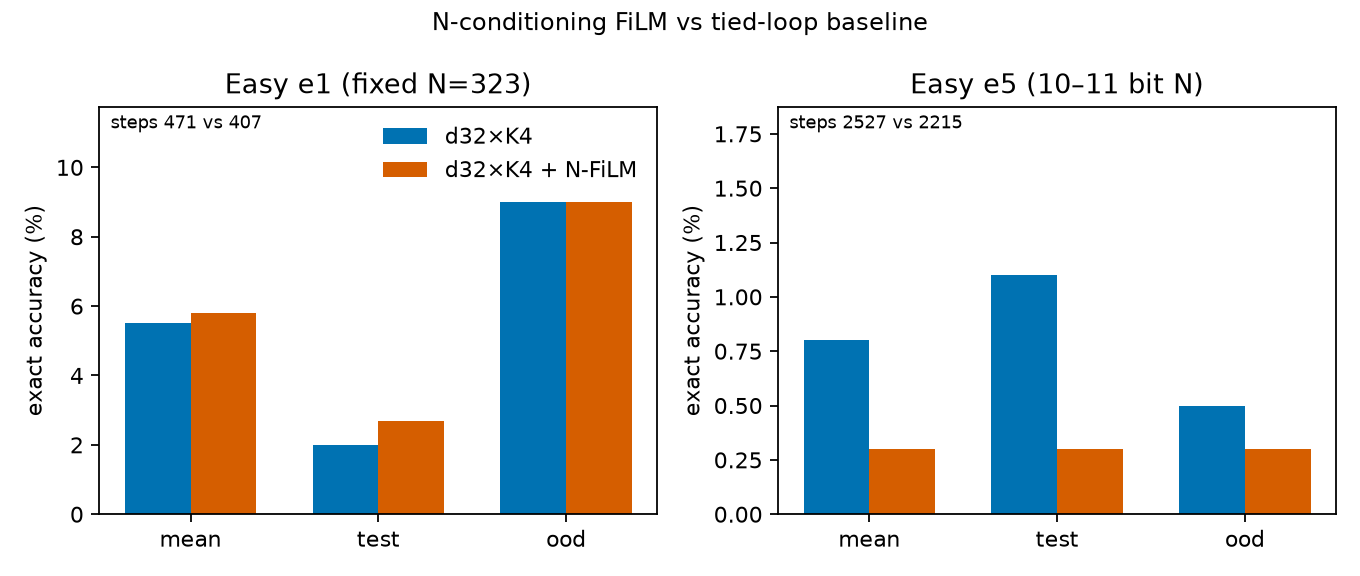

This chart was generated by the following Python code:
"""Compare depth_d32_k4 vs N-conditioned FiLM on Easy e1 and e5."""

from __future__ import annotations

import json
from pathlib import Path

import matplotlib.pyplot as plt

ROOT = Path(__file__).resolve().parents[1]
METRICS = ROOT / "metrics"
OUT = Path(__file__).with_suffix(".png")

# Okabe–Ito-ish
C_BASE = "#0072B2"
C_NCOND = "#D55E00"


def load_summary(name: str) -> dict:
    rows = [
        json.loads(line)
        for line in (METRICS / name).read_text().splitlines()
        if line.strip()
    ]
    summary = next(r for r in rows if r["type"] == "summary")
    evals = {
        r["split"]: r["exact_accuracy"] for r in rows if r["type"] == "evaluation"
    }
    return {
        "mean": 100.0 * summary["mean_exact_accuracy"],
        "test": 100.0 * evals["test"],
        "ood": 100.0 * evals["ood"],
        "steps": summary["completed_steps"],
    }


def main() -> None:
    base_e1 = load_summary("depth_d32_k4_e1.jsonl")
    ncond_e1 = load_summary("ncond_d32_k4_e1.jsonl")
    base_e5 = load_summary("depth_d32_k4_e5.jsonl")
    ncond_e5 = load_summary("ncond_d32_k4_e5.jsonl")

    fig, axes = plt.subplots(1, 2, figsize=(8.5, 3.6), sharey=False)
    metrics = ["mean", "test", "ood"]
    x = range(len(metrics))
    width = 0.35

    for ax, title, base, ncond in [
        (axes[0], "Easy e1 (fixed N=323)", base_e1, ncond_e1),
        (axes[1], "Easy e5 (10–11 bit N)", base_e5, ncond_e5),
    ]:
        b = [base[m] for m in metrics]
        n = [ncond[m] for m in metrics]
        ax.bar([i - width / 2 for i in x], b, width, label="d32×K4", color=C_BASE)
        ax.bar(
            [i + width / 2 for i in x], n, width, label="d32×K4 + N-FiLM", color=C_NCOND
        )
        ax.set_xticks(list(x), metrics)
        ax.set_ylabel("exact accuracy (%)")
        ax.set_title(title)
        ax.set_ylim(0, max(b + n) * 1.25 + 0.5)
        ax.axhline(0, color="black", lw=0.6)
        note = f"steps {base['steps']} vs {ncond['steps']}"
        ax.text(0.02, 0.98, note, transform=ax.transAxes, va="top", fontsize=8)

    axes[0].legend(frameon=False, loc="upper right")
    fig.suptitle("N-conditioning FiLM vs tied-loop baseline", fontsize=11)
    fig.tight_layout()
    fig.savefig(OUT, dpi=160)
    print(f"wrote {OUT}")


if __name__ == "__main__":
    main()
